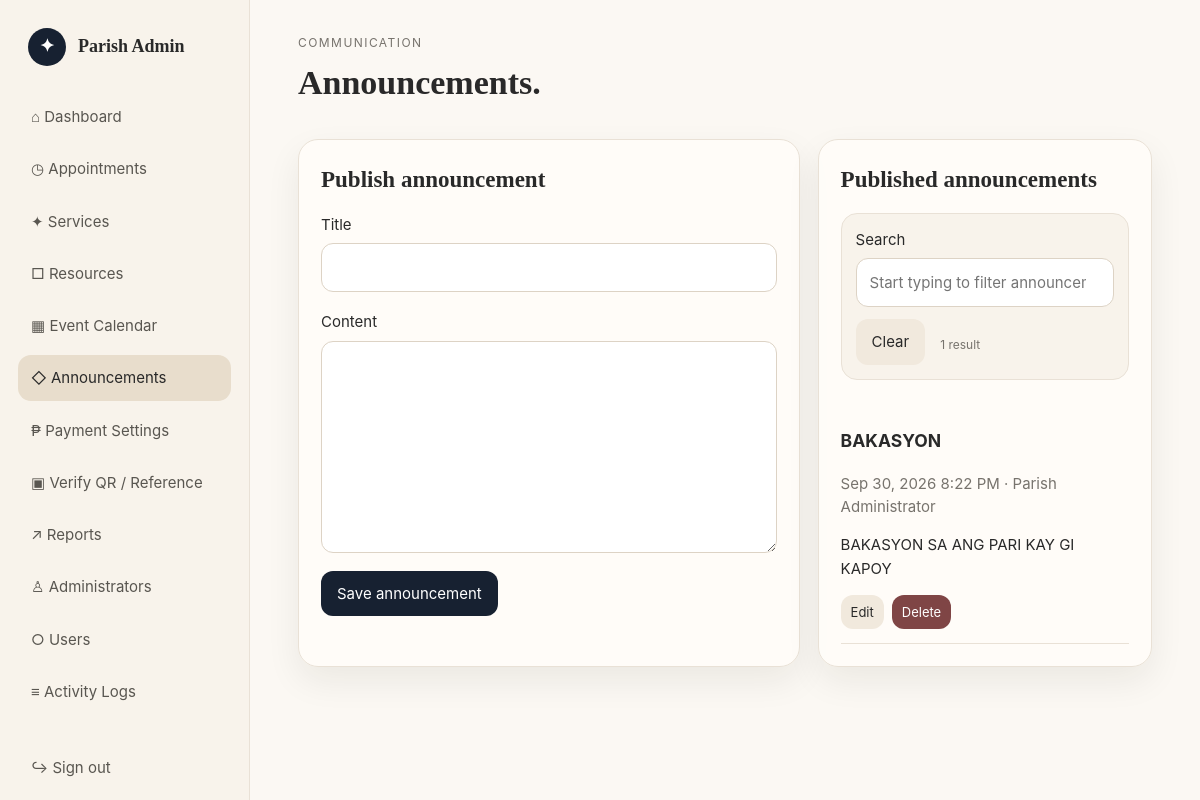
The page /admin/announcements.php (signed in) on the database its author committed.
### tables this page shows
CREATE TABLE `announcements` (
  `id` int(10) UNSIGNED NOT NULL,
  `title` varchar(180) NOT NULL,
  `content` text NOT NULL,
  `image` varchar(255) DEFAULT NULL,
  `published_by` int(10) UNSIGNED DEFAULT NULL,
  `published_at` timestamp NOT NULL DEFAULT current_timestamp()
);

CREATE TABLE `users` (
  `id` int(10) UNSIGNED NOT NULL,
  `first_name` varchar(80) DEFAULT NULL,
  `middle_name` varchar(80) DEFAULT NULL,
  `last_name` varchar(80) DEFAULT NULL,
  `full_name` varchar(150) NOT NULL,
  `email` varchar(190) NOT NULL,
  `contact_number` varchar(30) NOT NULL,
  `province_code` varchar(20) DEFAULT NULL,
  `province` varchar(120) DEFAULT NULL,
  `city_municipality_code` varchar(20) DEFAULT NULL,
  `city_municipality` varchar(160) DEFAULT NULL,
  `barangay_code` varchar(20) DEFAULT NULL,
  `barangay` varchar(160) DEFAULT NULL,
  `street_purok` varchar(255) DEFAULT NULL,
  `address` varchar(500) NOT NULL,
  `birthday` date NOT NULL,
  `gender` enum('Male','Female','Other') NOT NULL,
  `password` varchar(255) NOT NULL,
  `profile_image` varchar(255) DEFAULT NULL,
  `role` enum('parishioner','admin') NOT NULL DEFAULT 'parishioner',
  `status` enum('active','inactive') NOT NULL DEFAULT 'active',
  `created_at` timestamp NOT NULL DEFAULT current_timestamp(),
  `updated_at` timestamp NOT NULL DEFAULT current_timestamp() ON UPDATE current_timestamp()
);

### config/helpers.php (called while the page is built, shortened)
<?php
function e(?string $v): string { return htmlspecialchars($v ?? '', ENT_QUOTES, 'UTF-8'); }

### admin/announcements.php (the view, shortened to what this page needs)
<?php
require '../config/db.php'; require '../config/auth.php'; require_role('admin','login.php'); $u=current_user();
$edit=null;if(isset($_GET['edit'])){$s=$pdo->prepare('SELECT * FROM announcements WHERE id=?');$s->execute([(int)$_GET['edit']]);$edit=$s->fetch();}
$rows=$pdo->query('SELECT a.*,u.full_name author FROM announcements a LEFT JOIN users u ON u.id=a.published_by ORDER BY a.published_at DESC')->fetchAll();
?>
<!doctype html><html><head><link rel="stylesheet" href="../assets/css/style.css"></head><body><div class="shell"><?php include 'includes/sidebar.php'?><main class="main"><header class="topbar"><div><div class="eyebrow">Communication</div><h1>Announcements.</h1></div></header><section class="grid two"><div class="card"><h2><?=$edit?'Edit':'Publish'?> announcement</h2><form method="post" class="grid"><label class="field">Title<input name="title" maxlength="180" required value="<?=e($edit['title']??'')?>"></label><label class="field">Content<textarea name="content" rows="8" required></textarea></label><div class="actions"><button class="btn">Save announcement</button></div></form></div><div class="card" data-live-scope><h2>Published announcements</h2><div class="live-filter-bar"><label class="field live-search-field">Search<input class="search" type="search" data-live-search placeholder="Start typing to filter announcements..."></label><button type="button" class="btn light" data-live-clear>Clear</button><span class="live-filter-meta" data-live-count></span></div><div data-live-list><?php foreach($rows as $r):?><article data-live-item data-search="<?=e(strtolower($r['title'].' '.$r['content'].' '.($r['author']??'Administrator').' '.$r['published_at']))?>" style="padding:14px 0;border-bottom:1px solid var(--line)"><h3><?=e($r['title'])?></h3><p class="muted"><?=date('M j, Y g:i A',strtotime($r['published_at']))?> · <?=e($r['author']??'Administrator')?></p><p><?=nl2br(e(mb_strimwidth($r['content'],0,220,'…')))?></p><div class="actions"><a class="btn light small" href="?edit=<?=$r['id']?>">Edit</a><form method="post" onsubmit="return confirm('Delete this announcement?')"><button class="btn danger small">Delete</button></form></div></article><?php endforeach?></div></div></section></main></div></body></html>

### assets/css/style.css (style rules this page uses)
:root { --bg:#fbf8f3;--card:#fffdf9;--sand:#f1e9dd;--sand2:#e8ddcc;--ink:#292929;--muted:#77736d;--navy:#172131;--line:#e9e1d6;--green:#56745d;--red:#9a5555;--shadow:0 14px 35px rgba(35,29,20,.07);--r:20px }
* { box-sizing:border-box }
body { margin:0;background:var(--bg);color:var(--ink);font:15px/1.55 Inter,ui-sans-serif,system-ui,-apple-system,"Segoe UI",sans-serif }
a { color:inherit;text-decoration:none }
button,input,select,textarea { font:inherit }
.serif,h1,h2 { font-family:Georgia,"Times New Roman",serif }
.shell { display:grid;grid-template-columns:250px 1fr;min-height:100vh }
.main { padding:34px 4vw 60px;min-width:0 }
.topbar { display:flex;justify-content:space-between;align-items:center;gap:20px;margin-bottom:30px }
.eyebrow { font-size:12px;text-transform:uppercase;letter-spacing:.12em;color:var(--muted) }
h1 { font-size:34px;margin:4px 0 0 }
h2 { font-size:23px;margin:0 0 15px }
.grid { display:grid;gap:18px }
.two { grid-template-columns:1.5fr 1fr }
.card { background:rgba(255,253,249,.9);border:1px solid var(--line);border-radius:var(--r);padding:22px;box-shadow:var(--shadow) }
.muted { color:var(--muted) }
.btn { display:inline-flex;align-items:center;justify-content:center;border:0;border-radius:12px;padding:11px 16px;background:var(--navy);color:#fff;cursor:pointer }
.btn.light { background:var(--sand);color:var(--ink) }
.btn.danger { background:#7f4545 }
.btn.small { padding:7px 10px;font-size:13px }
.actions { display:flex;gap:8px;flex-wrap:wrap }
.field { display:grid;gap:7px }
.field input,.field select,.field textarea,.search { width:100%;padding:12px 13px;border:1px solid #ddd3c5;background:#fff;border-radius:12px;outline:none }
.live-filter-bar { display:flex;align-items:end;gap:12px;flex-wrap:wrap;margin-bottom:16px;padding:14px;background:#f8f3eb;border:1px solid var(--line);border-radius:16px }
.live-filter-bar .field { min-width:170px;flex:1 }
.live-filter-bar .live-search-field { flex:2;min-width:240px }
.live-filter-meta { font-size:12px;color:var(--muted);padding:0 3px 10px;white-space:nowrap }

### rows shown on the page
announcements: title "BAKASYON", published_at "Sep 30, 2026 8:22 PM", published_by.full_name "Parish Administrator", content "BAKASYON SA ANG PARI KAY GI KAPOY"

### other values the page prints
$label "⌂ Dashboard"
$label "◷ Appointments"
$label "✦ Services"
$label "□ Resources"
$label "▦ Event Calendar"
$label "◇ Announcements"
$label "₱ Payment Settings"
$label "▣ Verify QR / Reference"
$label "↗ Reports"
$label "♙ Administrators"
$label "○ Users"
$label "≡ Activity Logs"
